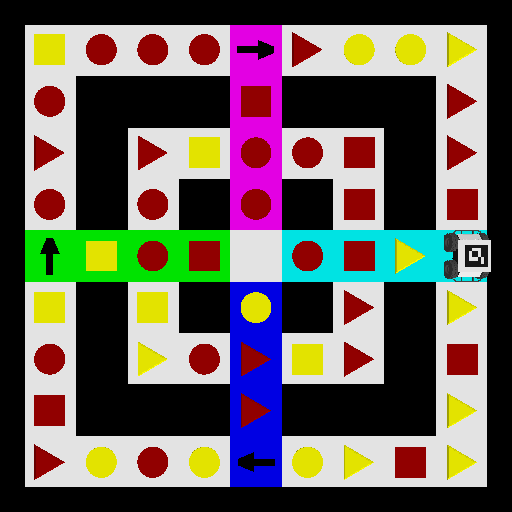
#> input picture Vision-2.0-2020-Arena-main/media/testrun0.png, 512 x 512 px
$ python -i colorSegment.py   (imports and definitions only)
#> lines starting #> are read from the running program, lines starting #| are printed output that depends on the picture; after the words box and inside, x2 and y2 are one past the last pixel; in counts of white or black regions, pixels touching at a corner belong together
import cv2
import numpy as np

class img_process:
    val = np.zeros([9, 9], dtype="uint8")
    mid = np.zeros([9, 9, 2], dtype="uint16")
    k = np.zeros(81, dtype="uint8")
    x=0
    y=0
    f=0

    def __init__(self,img):
        self.img=img
        self.find_dim()
        self.process_red()
        self.process_yellow()

        print(self.val)
        c = 0
        for i in range(0, 9):
            for j in range(0, 9):
                self.k[c] = self.val[j, i]
                c = c + 1
        self.mid[4,0]=[self.mid[3,0,0],self.mid[4,1,1]]
        self.mid[0,4]=[self.mid[1,4,0],self.mid[0,3,1]]
        self.mid[8,4]=[self.mid[7,4,0],self.mid[8,3,1]]
        self.mid[4,8]=[self.mid[3,8,0],self.mid[4,7,1]]
        self.mid[4,4]=[self.mid[3,4,0],self.mid[4,3,1]]

    def bot_pos(self,a,b):
        for i in range(0,9):
            for j in range(0,9):
                if(self.x+i*self.f<=a<=self.x+(i+1)*self.f)&(self.y+j*self.f<=b<=self.y+(j+1)*self.f):
                    return (i*9+j)

    def assign(self,cnt,l):

        M = cv2.moments(cnt)
        a,b = (int(M['m10'] / M['m00']), int(M['m01'] / M['m00']))

        approx = cv2.approxPolyDP(cnt, 0.02 * cv2.arcLength(cnt, True), True)
        #cv2.drawContours(img2, [approx], -1, (0, 255, 0), 1)
        if cv2.contourArea(cnt)>250:
            if len(approx) == 3:
                m=1
            elif len(approx) == 4:
                m=2
            else:
                m=3
        for i in range(0,9):
            for j in range(0,9):
                if(self.x+i*self.f<=a<=self.x+(i+1)*self.f)&(self.y+j*self.f<=b<=self.y+(j+1)*self.f)&(cv2.contourArea(cnt)>250):
                    self.val[j,i]=l+m
                    #self.mid[j,i,0]=self.x+i*self.f +self.f/2
                    #self.mid[j,i,1]=self.y+j*self.f +self.f/2
                    self.mid[j,i,0]=a
                    self.mid[j,i,1]=b


    def find_dim(self):
        img=self.img
        hsv = cv2.cvtColor(img, cv2.COLOR_BGR2HSV)
        lower_black = np.array([0, 0, 0])
        upper_black = np.array([180, 5, 5])

        mask = cv2.inRange(hsv, lower_black, upper_black)

        cnts, _ = cv2.findContours(mask, cv2.RETR_TREE, cv2.CHAIN_APPROX_SIMPLE)
        cntsSorted = sorted(cnts, key=lambda x: cv2.contourArea(x))

        xm=1000
        ym=1000
        wm=1000
        hm=1000
        for i in (3,4,5,6):
            x, y, w, h = cv2.boundingRect(cntsSorted[len(cntsSorted) - i])
            #print(x,y,w,h)
            xm=min(xm,x)
            ym=min(ym,y)
            wm=min(wm,w)
            hm=min(hm,h)

        self.f = min(wm, hm) / 3
        self.x=xm-self.f
        self.y=ym-self.f

    def process_yellow(self):
        img = self.img
        hsv = cv2.cvtColor(img, cv2.COLOR_BGR2HSV)
        lower_yellow = np.array([25, 100, 150])
        upper_yellow = np.array([40, 255, 255])
        mask = cv2.inRange(hsv, lower_yellow, upper_yellow)
        #cv2.imshow('yellow mask', mask)

        cnts, _ = cv2.findContours(mask, cv2.RETR_TREE, cv2.CHAIN_APPROX_SIMPLE)

        for cnt in cnts:
            img_process.assign(self,cnt,0)


    def process_red(self):
        img = self.img
        hsv = cv2.cvtColor(img, cv2.COLOR_BGR2HSV)
        lower_red1 = np.array([0, 100, 50])
        upper_red1 = np.array([20, 255, 255])

        lower_red2 = np.array([170, 100, 50])
        upper_red2 = np.array([180, 255, 255])

        mask1 = cv2.inRange(hsv, lower_red1, upper_red1)
        mask2 = cv2.inRange(hsv, lower_red2, upper_red2)
        mask1 = mask1 + mask2
        #cv2.imshow('red mask', mask1)

        cnts, _ = cv2.findContours(mask1, cv2.RETR_TREE, cv2.CHAIN_APPROX_SIMPLE)

        for cnt in cnts:
            img_process.assign(self,cnt,3)


    def get_val(self):

        #cv2.imshow('image', self.img)

        #cv2.waitKey(0);

        return self.k;

>>> import cv2
>>> picture = cv2.imread('../media/testrun0.png')
#> picture is the input picture: shape (512, 512, 3); mean B, G, R 88, 92.6, 100.6
>>> result = img_process(picture).process_red()
#> in find_dim, `hsv = cv2.cvtColor(img, cv2.COLOR_BGR2HSV)`: hsv: shape (512, 512, 3); mean H, S, V 14, 67.3, 120.2
#> in find_dim, `mask = cv2.inRange(hsv, lower_black, upper_black)`:
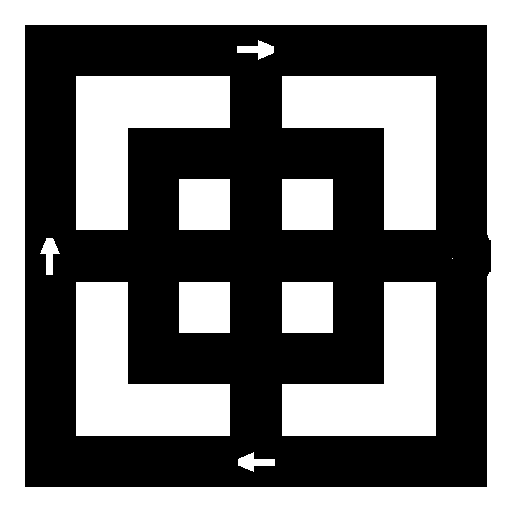
#> mask: shape (512, 512); 43.2% white; 13 white regions (1 under 20 px)
#> in find_dim, `cnts, _ = cv2.findContours(mask, cv2.RETR_TREE, cv2.CHAIN_APPROX_SIMPLE)`: cnts = 14 contours, 1 with area under 20; largest, box (x1, y1, x2, y2) and area: (0, 0, 512, 512) 261121, (24, 24, 492, 488) 214509, (282, 282, 436, 436) 13006, (76, 282, 230, 436) 13006, (282, 76, 436, 230) 13006
#> in find_dim, `cntsSorted = sorted(cnts, key=lambda x: cv2.contourArea(x))`: cntsSorted has the same summary as cnts
#> the loop in find_dim, `for i in (3,4,5,6):` made 4 passes
#> (x, y) on passes 1 to 4: (76, 76), (282, 76), (76, 282), (282, 282)
#> in find_dim, `self.f = min(wm, hm) / 3`: self.f = 51.33
#> in find_dim, `self.x=xm-self.f`: self.x = 24.67
#> in process_red, `mask1 = cv2.inRange(hsv, lower_red1, upper_red1)`:
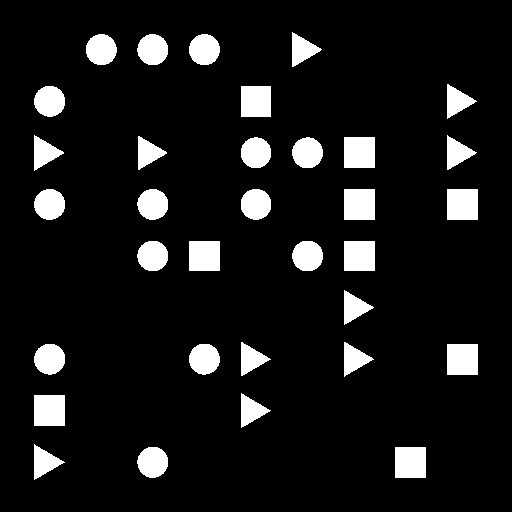
#> mask1: shape (512, 512); 9.4% white; 33 white regions
#> in process_red, `mask2 = cv2.inRange(hsv, lower_red2, upper_red2)`: mask2: shape (512, 512); every value is 0
#> in process_red, `cnts, _ = cv2.findContours(mask1, cv2.RETR_TREE, cv2.CHAIN_APPROX_SIMP..`: cnts = 33 contours; largest, box (x1, y1, x2, y2) and area: (395, 447, 426, 478) 900, (34, 395, 65, 426) 900, (447, 344, 478, 375) 900, (447, 189, 478, 220) 900, (344, 189, 375, 220) 900
#> the loop in process_red, `for cnt in cnts:` made 33 passes
#> in process_yellow, `mask = cv2.inRange(hsv, lower_yellow, upper_yellow)`:
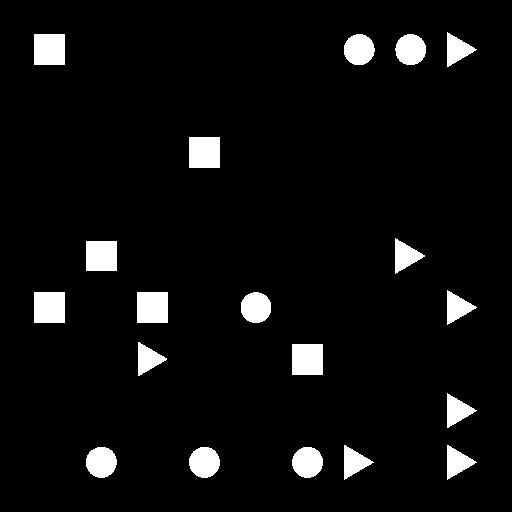
#> mask: shape (512, 512); 5.4% white; 19 white regions
#> in process_yellow, `cnts, _ = cv2.findContours(mask, cv2.RETR_TREE, cv2.CHAIN_APPROX_SIMPLE)`: cnts = 19 contours; largest, box (x1, y1, x2, y2) and area: (292, 344, 323, 375) 900, (137, 292, 168, 323) 900, (34, 292, 65, 323) 900, (189, 137, 220, 168) 900, (34, 34, 65, 65) 900
#> the loop in process_yellow, `for cnt in cnts:` made 19 passes
#> the loop in process_red (call 2), `for cnt in cnts:` made 33 passes
